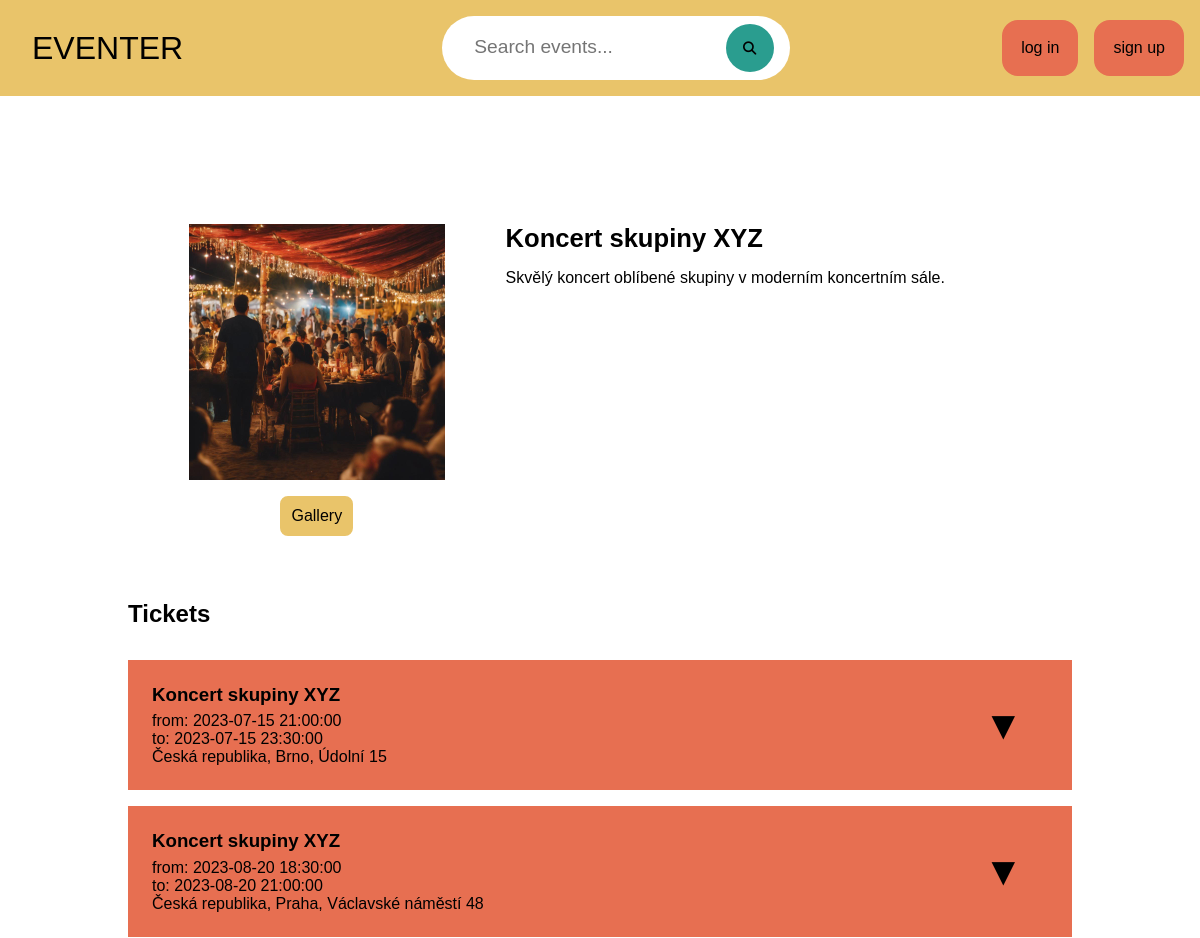
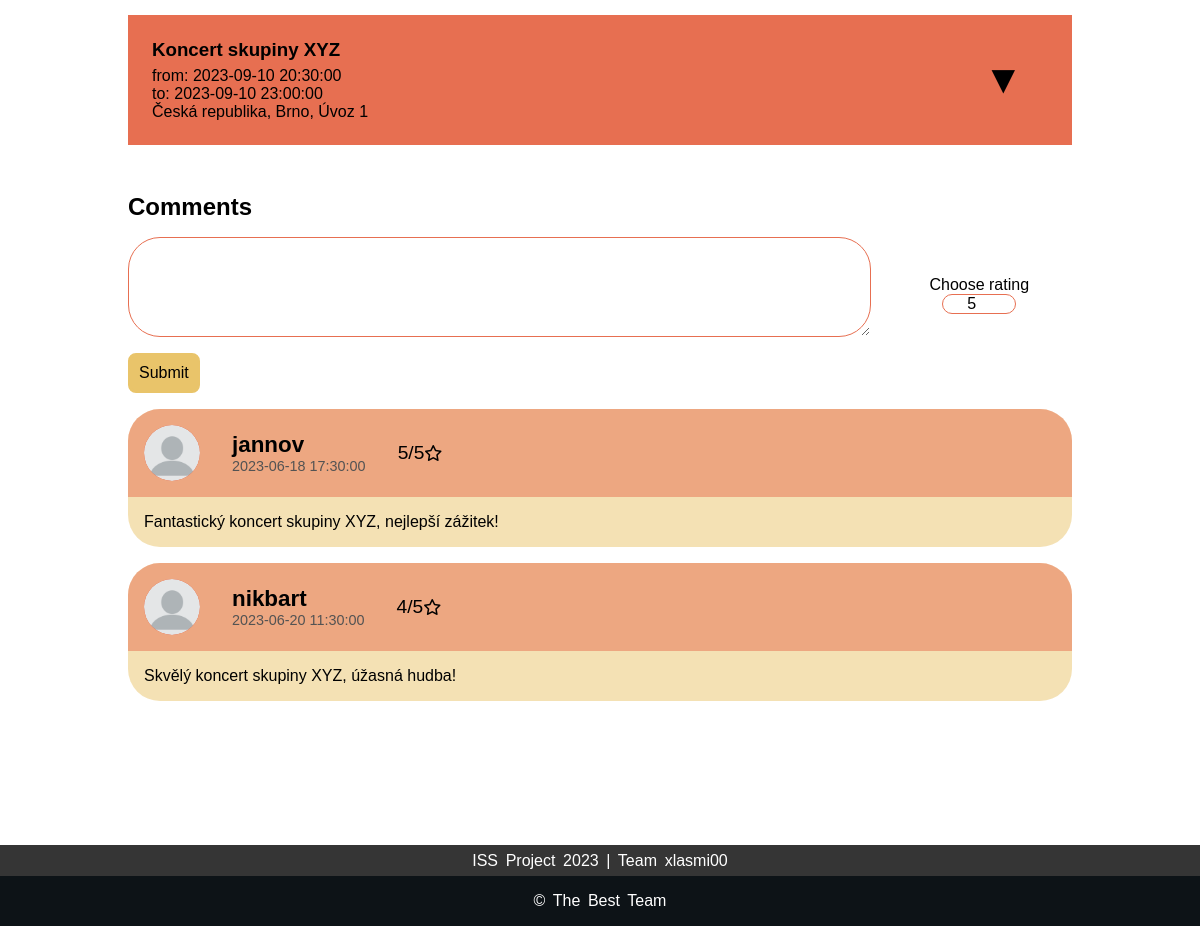
/event-detail.php?event_id=1, run on the app's committed database (2 pictures, top to bottom).
### tables this page shows
CREATE TABLE Event (
    event_id INT AUTO_INCREMENT PRIMARY KEY,
    event_name VARCHAR(128),
    event_description MEDIUMTEXT,
    event_icon VARCHAR(256),
    rating FLOAT,
    time_of_creation DATETIME,
    time_of_last_edit DATETIME,
    event_status VARCHAR(64),

    category_id INT,
    account_id INT,

    

    CONSTRAINT fk_event_owner
    FOREIGN KEY (account_id)
    REFERENCES Account(account_id) ON DELETE CASCADE
);

CREATE TABLE Event_instance (
    instance_id INT AUTO_INCREMENT PRIMARY KEY,
    event_id INT,
    address_id INT,
    date_from DATE,
    time_from TIME,
    date_to DATE,
    time_to TIME,

    CONSTRAINT fk_instance_of_event
    FOREIGN KEY (event_id)
    REFERENCES Event(event_id) ON DELETE CASCADE,

    CONSTRAINT fk_address_of_instance
    FOREIGN KEY (address_id)
    REFERENCES Address(address_id) ON DELETE CASCADE
);

CREATE TABLE Address (
    address_id INT AUTO_INCREMENT PRIMARY KEY,
    country VARCHAR(128),
    zip INT,
    city VARCHAR(128),
    street VARCHAR(128),
    street_number INT,
    state VARCHAR(128),
    address_description MEDIUMTEXT,
    date_of_creation DATETIME,  
    address_status VARCHAR(64),
    account_id INT  
);

CREATE TABLE Comment (
    comment_id INT AUTO_INCREMENT PRIMARY KEY,
    time_of_posting DATETIME,
    comment_text MEDIUMTEXT,
    comment_rating FLOAT,

    account_id INT,
    super_comment INT,
    event_id INT,

    FOREIGN KEY (account_id)
    REFERENCES Account(account_id) ON DELETE CASCADE,

    CONSTRAINT fk_super_comment
    FOREIGN KEY (super_comment)
    REFERENCES Comment(comment_id) ON DELETE CASCADE,

    CONSTRAINT fk_comment_on_event
    FOREIGN KEY (event_id)
    REFERENCES Event(event_id) ON DELETE CASCADE
);

CREATE TABLE Account (
    account_id INT AUTO_INCREMENT PRIMARY KEY,
    email VARCHAR(256) NOT NULL,
    first_name VARCHAR(128),
    last_name VARCHAR(128),
    nick VARCHAR(128),
    password VARCHAR(128),
    account_type VARCHAR(32),
    profile_icon VARCHAR(256),
    account_status VARCHAR(64)
);

### common/html-components.php (the view, shortened to what this page needs)
<?php
require_once "db_handler.php";
function makeHead(string $title)
{
    ?>
    <!DOCTYPE html>
    <html lang="en">
    <head>
        <link rel="stylesheet" href="styles/style.css">
    </head>
    <body>
    <?php
}
    ?>
    <?php
function makeHeader()
{
    ?>
    <header>
        <div class="top-bar">
            <a id="logo" href="index.php"><p>EVENTER</p></a>
            <div class="search-bar">
                <form action="index.php" method="get">
                    <input type="text" placeholder="Search events..." name="events_search_bar" value="<?php echoSessionVal("events_search_bar", ""); ?>" >
                    <button><i class="fa-solid fa-magnifying-glass"></i></button>
                </form>
            </div>
            <div class="profile">
                <?php
                    if (userIsLoggedIn())
                    {
                        echo '<div class="profile-icon" onclick="menuToggle();">';
                        echo '<img id="profile_icon" src="'.getUserIcon().'">';
                        echo "</div>";
                        generateProfilMenu();
                    }
                    else
                    {
                        echo "<div class='login-btns'>";
                        echo "<a href='login.php' class='button-sharp-filled'>log in</a>";
                        echo "<a href='signup.php' class='button-sharp-filled'>sign up</a>";
                        echo "</div>";
                    }
                ?>
            </div>
        </div>
    </header>
    <?php
}
function makeFooter()
{
    ?>
    <footer>
        <div class="footer-top">
            <p> ISS Project 2023 | Team xlasmi00 </p>
        </div>
        <div class="footer-bottom">
            <p>&copy; The best Team</p>
        </div>
    </footer>
    </body>
    </html>
    <?php
}
    ?>
    <?php
function generateEventTickets($eventID)
{
    $tables_joined = "Event e NATURAL JOIN Event_instance ei JOIN Address a ON ei.address_id = a.address_id";
    $result_id = "instance_id, event_name, date_from, date_to, time_from, time_to, country, city, street, street_number";
    $event_instances = fetch_all_table_columns($tables_joined, $result_id, ["event_id" => $eventID] ,"event_id = :event_id", null);
    $cnt_t = 1;
    foreach ($event_instances as $event_instance)
    {
        echo '<div class="ticket">
            <div class="ticket-ticket">
                <div class="ticket-info">
                    <h3>'.$event_instance['event_name'].'</h3>
                    <p>
                        from: '.formatTime($event_instance, 'date_from', 'time_from').
                        '<br>to: ' .formatTime($event_instance, 'date_to', 'time_to').
                        '<br>' . formatAddress($event_instance) .'
                    </p>
                </div>
                <button ticket-arrow-button="ticket-'.$cnt_t.'" class="arrow-button" onclick="toggleTicketDetail(\'ticket-'.$cnt_t.'\')">▼</button>
            </div>
            <div class="ticket-types" id="ticket-'.$cnt_t.'">
        <table>';
        echo '<tr class="tickets-reserved">
                        <td><p>Total: </p></td>
                        <td><p id="total-ticket-'.$cnt_t.'">0.00,-</p></td>
                        <td></td>
                        <td class="row-10"><button class="button-round-empty">Reserve</button></td>
                </tr>
                </table>
            </div>
        </div>';
        $cnt_t++;
    }
}
function makeEventInfo($eventID)
{
    $event = fetch_table_entry("Event", "event_icon, event_name, event_description", ["event_id" => $eventID], "event_id = :event_id");
    $event_images = fetch_all_table_columns("Photos", "photo_path", ["event_id" => $eventID], "event_id = :event_id");
    echo '<div class="gallery-popup">
        <script src="src/front-end/js/toggleGallery.js"></script>
        <div class="gallery-popup-top-bar">
            <span class="close-btn"><i class="fa-solid fa-xmark"></i></span>
        </div>
        <button class="arrow-btn left-arrow"><i class="fa-solid fa-arrow-left"></i></button>
        <button class="arrow-btn right-arrow"><i class="fa-solid fa-arrow-right"></i></button>
        <img class="large-image">
        <h1 class="image-index">1</h1>
    </div>
    <div class="icon-container">
        <img src="'.getEventIcon($event).'">
        <button class="button-round-filled" onclick="toggleGallery('.json_encode($event_images).')">Gallery</button>
    </div>
    <div class="description-container">
        <h3>'.$event["event_name"].'</h3>
        <p>'.$event['event_description'].'</p>
    </div>';
}
function generateComments($eventID)
{
    $comments = fetch_distinct_table_columns("Comment natural join Account", "*", ["event_id" => $eventID], "event_id = :event_id");
    foreach ($comments as $comment)
    {
        echo '
        <div class="comment">
            <div class="comment-header">
                <span>
                    <div class="profile-icon">
                        <img src="'.getUserIcon($comment).'">
                    </div>
                    <div class="comment-header-text">
                        <h3>'.$comment['nick'].'</h3>
                        <p>'.$comment['time_of_posting'].'</p>
                    </div>
                    <p class="rating-text">'.$comment['comment_rating'].'/5</p>
                    <i class="fa-regular fa-star"></i>
                </span>';
        echo '
            </div>
            <div class="comment-body">
                <p>'.nl2br($comment['comment_text']).'</p>
            </div>
        </div>
        ';
    }
}
    ?>

### styles/style.css (style rules this page uses)
* { margin: 0; padding: 0; font-family: 'Poppins', sans-serif; box-sizing: border-box; }
body { background-color: white; }
header { width: 100%; background-color: #E9C46A; }
.top-bar { display: flex; align-items: center; flex-direction: row; justify-content: space-between; }
#logo { height: 100%; width: 30%; text-align: left; text-decoration: none; color: black; font-size: 2rem; margin: 1rem 0rem 1rem 2rem; }
.search-bar { width: 100%; max-width: 700px; display: flex; align-items: center; justify-content: center; padding: 1rem 2rem; }
.search-bar form { background-color: white; stroke: black; stroke-width: 0.2rem; border-radius: 60rem; padding: 0.5rem 1rem 0.5rem 2rem; }
.search-bar form input { background-color: transparent; flex: 1; border: 0; outline: none; font-size: 1.2rem; color: black; }
.search-bar button { width: 2rem; border: 0; border-radius: 50%; width: 3rem; height: 3rem; background-color: #2A9D8F; cursor: pointer; }
.profile { width: 30%; height: 100%; display: flex; justify-content: right; text-align: right; }
.profile-icon { height: 3.5rem; width: 3.5rem; border-radius: 50%; overflow: hidden; display: flex; justify-content: center; align-items: center; background-color: #E76F51; margin: 1rem 2rem 1rem 0rem; }
.profile-icon img { height: 100%; width: 100%; object-fit: cover; border-radius: 50%; }
.login-btns a { margin-right: 1rem; border-radius: 1rem; }
footer { color: white; font-size: 1rem; word-spacing: 0.2rem; text-align: center; }
.footer-top { padding: 0.4rem 0; background-color: #353535; }
.footer-bottom { background: #0D1317; width: auto; padding: 1rem 0; align-items: center; }
.footer-bottom p { text-transform: capitalize; }

### styles/buttons.css (style rules this page uses)
.button-round-filled { display: inline-block; padding: 0.5rem; font-size: 1rem; text-align: center; text-decoration: none; border: 0.2rem solid #E9C46A; border-radius: 0.5rem; color: black; background-color: #E9C46A; cursor: pointer; }
.button-sharp-filled { display: inline-block; padding: 1rem; font-size: 1rem; text-align: center; text-decoration: none; border: 0.2rem solid #E76F51; color: black; background-color: #E76F51; cursor: pointer; }

### styles/info-container.css (style rules this page uses)
.info-container .icon-container { width: 40%; display: flex; flex-direction: column; align-items: center; justify-content: center; }
.icon-container img { max-width: 16rem; max-height: 20rem; }
.info-container .description-container { width: 60%; display: flex; flex-direction: column; text-align: left; justify-content: start; }

### styles/event-detail.css (style rules this page uses)
.icon-container button { margin: 1rem; }
.description-container h3 { padding-bottom: 1rem; font-size: 1.6rem; }
.ticket { width: 100%; margin-top: 1rem; display: flex; flex-direction: column; background-color: #E76F51; }
.ticket-ticket { display: flex; flex-direction: row; align-items: center; justify-content: space-between; padding: 1.5rem; }
.ticket-ticket .ticket-info { width: 90%; display: flex; flex-direction: column; text-align: left; }
.ticket-info h3 { margin-bottom: 0.4rem; }
.arrow-button { width: 10%; font-size: 2.5rem; padding: 0.5rem; border: none; background-color: #E76F51; }
.comments-block .comment { width: 100%; display: flex; flex-direction: column; background: rgb(233,196,106,0.5); border-radius: 2rem; margin-bottom: 1rem; }
.comment .comment-header { width: 100%; display: flex; flex-direction: row; align-items: center; justify-content: space-between; padding-left: 1rem; background: rgb(231,111,81,0.5); border-radius: 2rem 2rem 0 0; }
.comment-header .comment-header-text { display: flex; flex-direction: column; justify-content: center; }
.comment-header span { display: flex; flex-direction: row; align-items: center; }
.comment-header span .rating-text { font-size: 1.2rem; margin-left: 2rem; }
.comment-header-text h3 { font-size: 1.4rem; }
.comment-header-text p { font-size: 0.9rem; color: rgb(83, 83, 83); }
.comment .comment-body { width: 100%; padding: 1rem; min-height: 20px; }

### data on the page
event: event_name "Koncert skupiny XYZ", event_description "Skvělý koncert oblíbené skupiny v moderním koncertním sále."
event_instance: event.event_name "Koncert skupiny XYZ", date_from+time_from "2023-07-15 21:00:00", formatTime($event_instance, 'date_to', 'time_to') "2023-07-15 23:30:00", address.street_number "Česká republika, Brno, Údolní 15"
event_instance: event.event_name "Koncert skupiny XYZ", date_from+time_from "2023-08-20 18:30:00", formatTime($event_instance, 'date_to', 'time_to') "2023-08-20 21:00:00", address.street_number "Česká republika, Praha, Václavské náměstí 48"
event_instance: event.event_name "Koncert skupiny XYZ", date_from+time_from "2023-09-10 20:30:00", formatTime($event_instance, 'date_to', 'time_to') "2023-09-10 23:00:00", address.street_number "Česká republika, Brno, Úvoz 1"
comment: account.nick "jannov", time_of_posting "2023-06-18 17:30:00", comment_rating "5", comment_text "Fantastický koncert skupiny XYZ, nejlepší zážitek!"
comment: account.nick "nikbart", time_of_posting "2023-06-20 11:30:00", comment_rating "4", comment_text "Skvělý koncert skupiny XYZ, úžasná hudba!"
